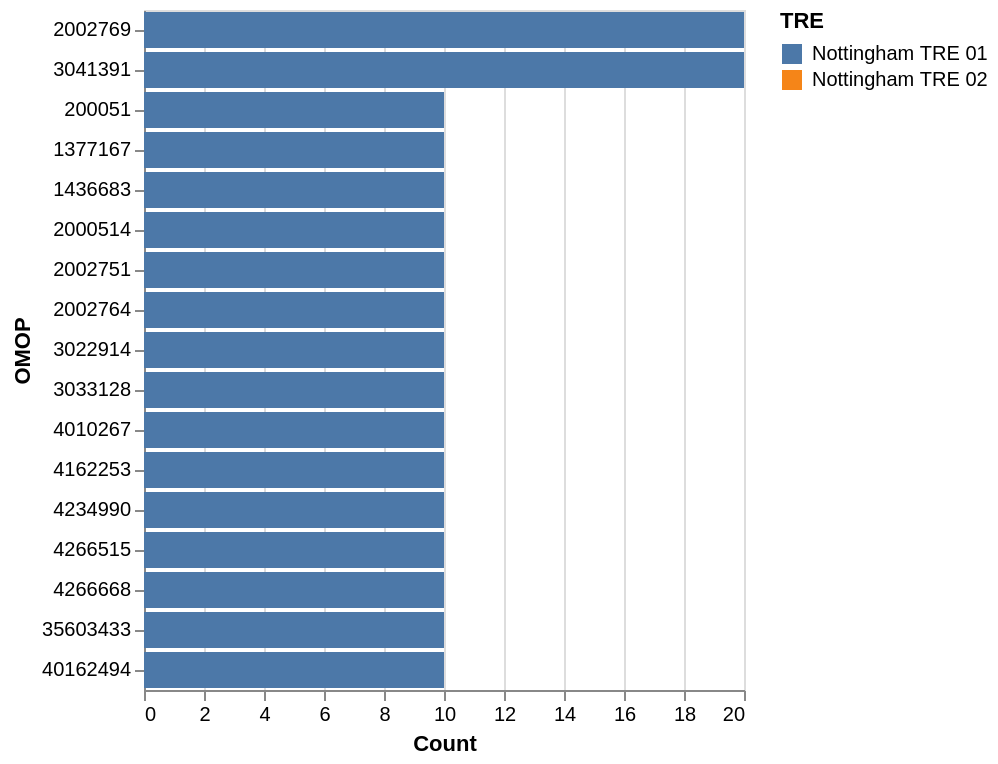

Notebook cell for this chart:
### Code cell
codesets.plot_by_codes(codesets.get_codes_by_membership("['Nottingham TRE 01']")["OMOP"])

### Figure 1 — Vega-Lite specification as saved in the notebook (floating-point values rounded to 4 significant figures)
{"config": {"view": {"continuousWidth": 300, "continuousHeight": 300}}, "data": {"name": "data-35061c7f47ef3bfafadcb860a75d1a92"}, "mark": {"type": "bar"}, "encoding": {"color": {"field": "TRE", "type": "nominal"}, "tooltip": {"field": "OMOP_DESCR", "type": "nominal"}, "x": {"field": "Count", "type": "quantitative"}, "y": {"field": "OMOP", "sort": "-x", "type": "nominal"}}, "$schema": "https://vega.github.io/schema/vega-lite/v6.1.0.json", "datasets": {"data-35061c7f47ef3bfafadcb860a75d1a92": [{"OMOP": 200051, "TRE": "Nottingham TRE 01", "Count": 10.0, "OMOP_DESCR": "Primary malignant neoplasm of ovary"}, {"OMOP": 200051, "TRE": "Nottingham TRE 02", "Count": 0.0, "OMOP_DESCR": "Primary malignant neoplasm of ovary"}, {"OMOP": 1377167, "TRE": "Nottingham TRE 01", "Count": 10.0, "OMOP_DESCR": "hydroxyurea 200 MG Oral Capsule [Droxia]"}, {"OMOP": 1377167, "TRE": "Nottingham TRE 02", "Count": 0.0, "OMOP_DESCR": "hydroxyurea 200 MG Oral Capsule [Droxia]"}, {"OMOP": 1436683, "TRE": "Nottingham TRE 01", "Count": 10.0, "OMOP_DESCR": "tamoxifen 20 MG Oral Tablet"}, {"OMOP": 1436683, "TRE": "Nottingham TRE 02", "Count": 0.0, "OMOP_DESCR": "tamoxifen 20 MG Oral Tablet"}, {"OMOP": 2000514, "TRE": "Nottingham TRE 01", "Count": 10.0, "OMOP_DESCR": "Other iridectomy"}, {"OMOP": 2000514, "TRE": "Nottingham TRE 02", "Count": 0.0, "OMOP_DESCR": "Other iridectomy"}, {"OMOP": 2002751, "TRE": "Nottingham TRE 01", "Count": 10.0, "OMOP_DESCR": "Open and other cecectomy"}, {"OMOP": 2002751, "TRE": "Nottingham TRE 02", "Count": 0.0, "OMOP_DESCR": "Open and other cecectomy"}, {"OMOP": 2002764, "TRE": "Nottingham TRE 01", "Count": 10.0, "OMOP_DESCR": "Open and other left hemicolectomy"}, {"OMOP": 2002764, "TRE": "Nottingham TRE 02", "Count": 0.0, "OMOP_DESCR": "Open and other left hemicolectomy"}, {"OMOP": 2002769, "TRE": "Nottingham TRE 01", "Count": 20.0, "OMOP_DESCR": "Open total intra-abdominal colectomy"}, {"OMOP": 2002769, "TRE": "Nottingham TRE 02", "Count": 0.0, "OMOP_DESCR": "Open total intra-abdominal colectomy"}, {"OMOP": 3022914, "TRE": "Nottingham TRE 01", "Count": 10.0, "OMOP_DESCR": "Cancer Ag 19-9 [Units/volume] in Serum or Plasma"}, {"OMOP": 3022914, "TRE": "Nottingham TRE 02", "Count": 0.0, "OMOP_DESCR": "Cancer Ag 19-9 [Units/volume] in Serum or Plasma"}, {"OMOP": 3033128, "TRE": "Nottingham TRE 01", "Count": 10.0, "OMOP_DESCR": "Pelvis Narrative transabdominal US"}, {"OMOP": 3033128, "TRE": "Nottingham TRE 02", "Count": 0.0, "OMOP_DESCR": "Pelvis Narrative transabdominal US"}, {"OMOP": 3041391, "TRE": "Nottingham TRE 01", "Count": 20.0, "OMOP_DESCR": "Cyclic citrullinated peptide Ab [Presence] in Serum"}, {"OMOP": 3041391, "TRE": "Nottingham TRE 02", "Count": 0.0, "OMOP_DESCR": "Cyclic citrullinated peptide Ab [Presence] in Serum"}, {"OMOP": 4010267, "TRE": "Nottingham TRE 01", "Count": 10.0, "OMOP_DESCR": "Fitting of external prosthetic device on penis"}, {"OMOP": 4010267, "TRE": "Nottingham TRE 02", "Count": 0.0, "OMOP_DESCR": "Fitting of external prosthetic device on penis"}, {"OMOP": 4162253, "TRE": "Nottingham TRE 01", "Count": 10.0, "OMOP_DESCR": "Primary malignant neoplasm of breast"}, {"OMOP": 4162253, "TRE": "Nottingham TRE 02", "Count": 0.0, "OMOP_DESCR": "Primary malignant neoplasm of breast"}, {"OMOP": 4234990, "TRE": "Nottingham TRE 01", "Count": 10.0, "OMOP_DESCR": "Aortocoronary bypass of two coronary arteries"}, {"OMOP": 4234990, "TRE": "Nottingham TRE 02", "Count": 0.0, "OMOP_DESCR": "Aortocoronary bypass of two coronary arteries"}, {"OMOP": 4266515, "TRE": "Nottingham TRE 01", "Count": 10.0, "OMOP_DESCR": "Incision of penis"}, {"OMOP": 4266515, "TRE": "Nottingham TRE 02", "Count": 0.0, "OMOP_DESCR": "Incision of penis"}, {"OMOP": 4266668, "TRE": "Nottingham TRE 01", "Count": 10.0, "OMOP_DESCR": "Transplantation of pancreas"}, {"OMOP": 4266668, "TRE": "Nottingham TRE 02", "Count": 0.0, "OMOP_DESCR": "Transplantation of pancreas"}, {"OMOP": 35603433, "TRE": "Nottingham TRE 01", "Count": 10.0, "OMOP_DESCR": "50 ML fentanyl 0.05 MG/ML Injection"}, {"OMOP": 35603433, "TRE": "Nottingham TRE 02", "Count": 0.0, "OMOP_DESCR": "50 ML fentanyl 0.05 MG/ML Injection"}, {"OMOP": 40162494, "TRE": "Nottingham TRE 01", "Count": 10.0, "OMOP_DESCR": "acetaminophen 500 MG / hydrocodone bitartrate 5 MG Oral Tablet"}, {"OMOP": 40162494, "TRE": "Nottingham TRE 02", "Count": 0.0, "OMOP_DESCR": "acetaminophen 500 MG / hydrocodone bitartrate 5 MG Oral Tablet"}]}}
